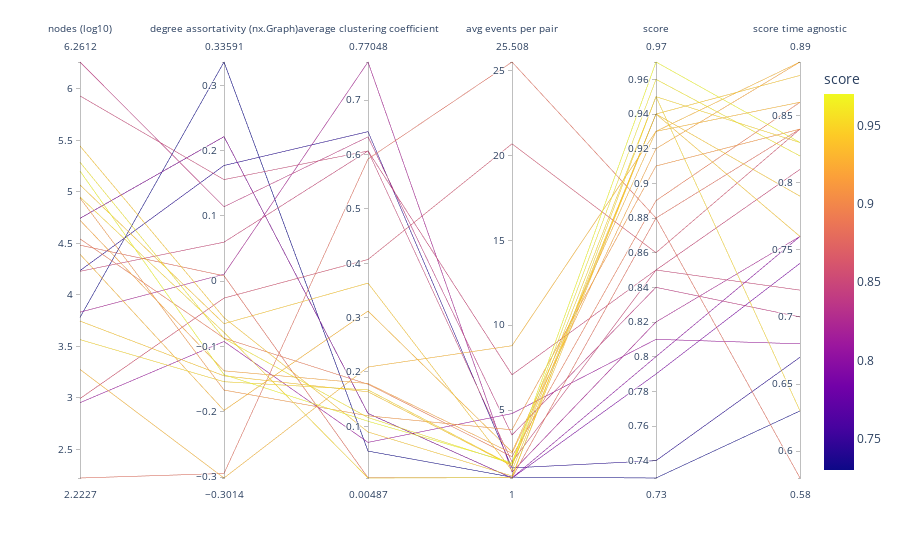

Notebook source saved alongside this figure:
### Code cell
import numpy as np
px.parallel_coordinates(
  df[df['score'].notna()], color='score', 
  dimensions=[
    np.log10(df[df['score'].notna()]['nodes']), 
    'degree assortativity (nx.Graph)', 
    'average clustering coefficient',
    'avg events per pair',
    'score',
    'score time agnostic'
  ], labels={
    'dimensions_0': 'nodes (log10)',
  })

### Figure 1 — Plotly figure (JSON) as saved in the notebook; plotly's stock layout.template omitted (floating-point values rounded to 4 significant figures)
{"data": [{"dimensions": [{"label": "nodes (log10)", "values": [5.068, 5.288, 5.932, 4.743, 5.446, 2.223, 4.951, 4.743, 5.202, 2.994, 3.782, 4.544, 2.954, 4.724, 6.261, 3.566, 3.746, 4.941, 4.236, 3.277, 4.395, 3.832, 4.229, 4.483]}, {"label": "degree assortativity (nx.Graph)", "values": [-0.06498, -0.08774, 0.1557, 0.2215, -0.05571, -0.2944, -0.07833, 0.2215, -0.1431, -0.02574, 0.3359, -0.08716, -0.09225, -0.1372, 0.1142, -0.1539, -0.1449, -0.1667, 0.1774, -0.3014, -0.1979, 0.01081, 0.05991, 0.008341]}, {"label": "average clustering coefficient", "values": [0.3635, 0.1162, 0.6067, 0.1237, 0.08957, 0.5919, 0.004867, 0.1237, 0.1093, 0.4071, 0.0544, 0.1774, 0.07046, 0.1787, 0.6326, 0.1671, 0.1636, 0.1193, 0.6423, 0.2091, 0.3121, 0.7705, 0.6068, 0.005286]}, {"label": "avg events per pair", "values": [1.439, 1.838, 7.082, 1, 1.119, 25.51, 1.02, 1, 1.898, 20.69, 1.05, 2.258, 4.796, 2.46, 3.534, 1.746, 1.723, 3.837, 1.594, 8.794, 2.533, 1.354, 1.944, 1.015]}, {"label": "score", "values": [0.94, 0.96, 0.85, 0.79, 0.94, 0.88, 0.95, 0.8, 0.97, 0.86, 0.73, 0.89, 0.81, 0.92, 0.84, 0.95, 0.94, 0.91, 0.74, 0.93, 0.93, 0.82, 0.85, 0.88]}, {"label": "score time agnostic", "values": [0.79, 0.82, 0.72, 0.74, 0.88, 0.84, 0.63, 0.76, 0.83, 0.84, 0.63, 0.86, 0.68, 0.89, 0.7, 0.83, 0.76, 0.84, 0.67, 0.89, 0.86, 0.76, 0.81, 0.58]}], "domain": {"x": [0, 1], "y": [0, 1]}, "line": {"color": [0.94, 0.96, 0.85, 0.79, 0.94, 0.88, 0.95, 0.8, 0.97, 0.86, 0.73, 0.89, 0.81, 0.92, 0.84, 0.95, 0.94, 0.91, 0.74, 0.93, 0.93, 0.82, 0.85, 0.88], "coloraxis": "coloraxis"}, "name": "", "type": "parcoords"}], "layout": {"autosize": true, "coloraxis": {"colorbar": {"title": {"text": "score"}}, "colorscale": [[0, "#0d0887"], [0.1111, "#46039f"], [0.2222, "#7201a8"], [0.3333, "#9c179e"], [0.4444, "#bd3786"], [0.5556, "#d8576b"], [0.6667, "#ed7953"], [0.7778, "#fb9f3a"], [0.8889, "#fdca26"], [1, "#f0f921"]]}, "legend": {"tracegroupgap": 0}, "margin": {"t": 60}}}
